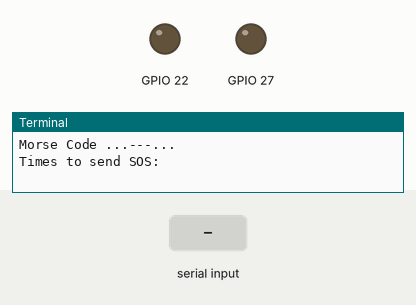
Simulated run of this program. Board: Raspberry Pi (BCM pin numbers). Parts: output pins drawn as LEDs (lit = HIGH), the last lines printed to the terminal. The test bench sets the inputs (shaded band).

Above: at 1.2 s.
1.3 s: "5" typed at the terminal, then Enter
At 2.0 s:
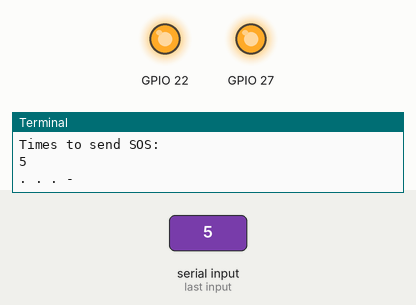
Timing chart, 0 to 10.3 s (numbered marks = the images above; inputs shaded):
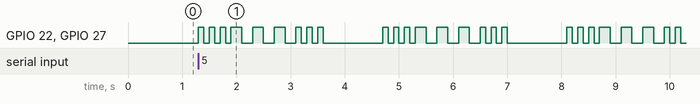

Measured:
- after the input at 1.3 s, GPIO 22, GPIO 27: LOW → HIGH at once, then repeats every 3.4 s: 2 × (LOW 0.10 s, HIGH 0.10 s), LOW 0.10 s, 3 × (HIGH 0.20 s, LOW 0.20 s), 2 × (HIGH 0.10 s, LOW 0.10 s), HIGH 0.10 s, LOW 1.1 s, HIGH 0.10 s

The program:

6_morsecode.py
```python
#!/usr/bin/python

import os
from time import sleep #import sleep from the time library
import RPi.GPIO as GPIO #import GPIO library

GPIO.setmode(GPIO.BCM) #set pin numbering system to BCM

GPIO.setup(22, GPIO.OUT) #Buzzer
GPIO.setup(27, GPIO.OUT) #LED

loop_count = 0

def morse_s():
    count = 0
    while count < 3:
        #Dot Dot Dot
        GPIO.output(22, GPIO.HIGH)
        GPIO.output(27, GPIO.HIGH)
        print(".", end = " ")
        sleep(.1)
        GPIO.output(22, GPIO.LOW)
        GPIO.output(27, GPIO.LOW)
        sleep(.1)
        count += 1

def morse_o():
    count = 0
    while count < 3:
        GPIO.output(22, GPIO.HIGH)
        GPIO.output(27, GPIO.HIGH)
        print("-", end = " ")
        sleep(.2)
        GPIO.output(22, GPIO.LOW)
        GPIO.output(27, GPIO.LOW)
        sleep(.2)
        count += 1

def morse_full():
    morse_s()
    morse_o()
    morse_s()
    sleep(1)
    print("")

os.system('clear')
print("Morse Code ...---...")

loop_count = int(input("Times to send SOS: "))

while loop_count > 0:
    loop_count -= 1

    morse_full()

GPIO.cleanup()
```
